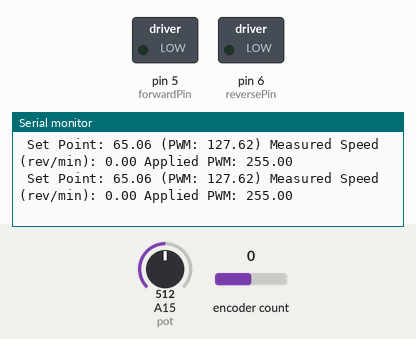
Simulated run of this sketch. Board: Arduino Mega 2560, built with avr-gcc and run on an emulated ATmega2560. On the bench: switched loads named in the sketch (green lamp = pin HIGH), the last lines printed to the serial monitor. The test bench sets the inputs (shaded band); at power-on: A15 (pot) = 512, encoder count 0.

Above: at 4.2 s.
4.3 s: A15 (pot) set to 420
At 4.45 s:
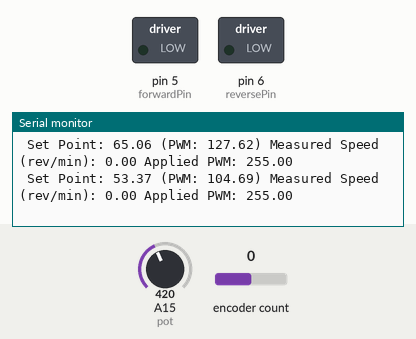
7.3 s: A15 (pot) set to 388
At 7.33 s:
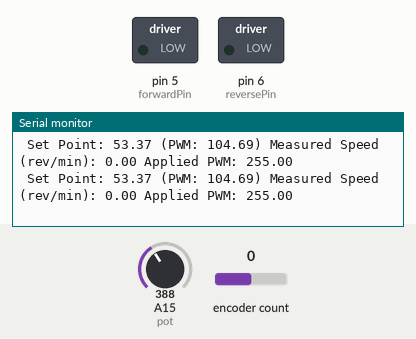
Timing chart, 0 to 10.3 s (numbered marks = the images above; inputs shaded):
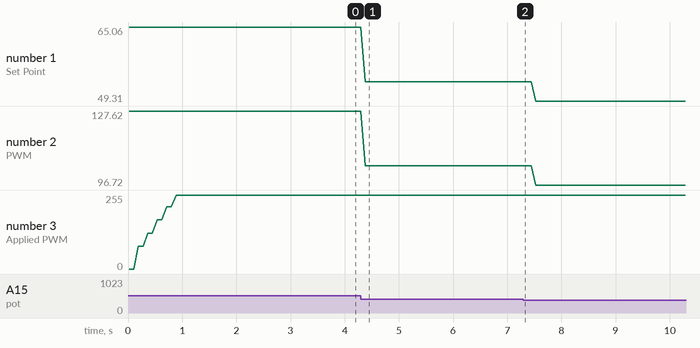

The sketch:

motor_pwm_pid.ino
```cpp
#include <Encoder.h>
#include <PID_v1.h>

#define A 2
#define B 3
#define forwardPin 5
#define reversePin 6
#define pot A15

double Setpoint, actual_rpm, Output;
long oldPosition  = 0; //this was made zero to prevent the code from reacting to it at initial startup.
double cycle_revs = 0;
double previous_change;
double deg;
const double rev = 360.00;
const double PPR = 1080.00;  // This is a constant given by the manufacturer. Amazon says this should be 540, but our own testing revealed it is 1080.
unsigned long delta_t = 1;
double rev_count = 0;
unsigned long starttime = 0;
unsigned long stoptime = 1;
int i = 1;
const double Kp = 0.5; //tuning parameter for "error-proportional" term.
const double Ki = 7.0; //tuning parameter for "error-integral" term.
const double Kd = 0.; //tuning parameter for "error-derivative" term.For Now, it seems that this can stay 0. It introduces instability at larger values.

const double maxRPM = 130.0;


PID myPID(&actual_rpm, &Output, &Setpoint, Kp, Ki, Kd, DIRECT);
Encoder myEnc(A, B);

void setup() {
  Serial.begin(9600);
  Setpoint = analogRead(pot)*maxRPM/1023.00;
  actual_rpm = 0;
  pinMode(A, INPUT);
  pinMode(B, INPUT);
  pinMode(forwardPin, OUTPUT);
  pinMode(reversePin, OUTPUT);
//  digitalWrite(forwardPin, HIGH);
//  digitalWrite(reversePin, HIGH);
  myPID.SetMode(AUTOMATIC); //start the PID
  Serial.println("done initializing");
}

void loop() {
  if (i == 1) {
  starttime = millis();
  i=0;
  }
  long newPosition = myEnc.read();
  if (newPosition != oldPosition) {
    rev_count = newPosition / 1080.00;
    previous_change = (newPosition-oldPosition)/1080.0;
    deg = rev_count * rev;
    oldPosition = newPosition;
    float abs_save = abs(rev_count);
    abs_save = abs_save - floor(abs_save);

    if (rev_count > 0){
      rev_count = abs_save;
    }
    else if (rev_count < 0) {
      rev_count = -abs_save;
    }
  }
  cycle_revs += previous_change;

  delta_t = millis()-starttime;
  if (delta_t>50) { //after every 100 milliseconds, calculate the approximate rpm
    actual_rpm = cycle_revs*60000.0/delta_t; //revolutions per minute
    i=1;
    cycle_revs = 0;
    previous_change = 0;
    Setpoint = analogRead(pot)*maxRPM/1023.00;
    myPID.Compute();
  }

  Serial.print(" Set Point: ");
  Serial.print(Setpoint);
  Serial.print(" (PWM: ");
  Serial.print(Setpoint*255.0/maxRPM);
  Serial.print(") Measured Speed (rev/min): ");
  Serial.print(actual_rpm);
  Serial.print(" Applied PWM: ");
  Serial.println(Output);
//  Serial.print(" revs: ");
//  Serial.println(cycle_revs);


   analogWrite(reversePin, 0);
   analogWrite(forwardPin, 0);

}
```

Measured:
- after the input at 4.3 s, the serial monitor: prints a new line after 0.08 s (image 1)
- plotted number 1: 65.06 → 53.37 after the input at 4.3 s, 53.37 → 49.31 after the input at 7.3 s
- plotted number 2: 127.62 → 104.69 after the input at 4.3 s, 104.69 → 96.72 after the input at 7.3 s
